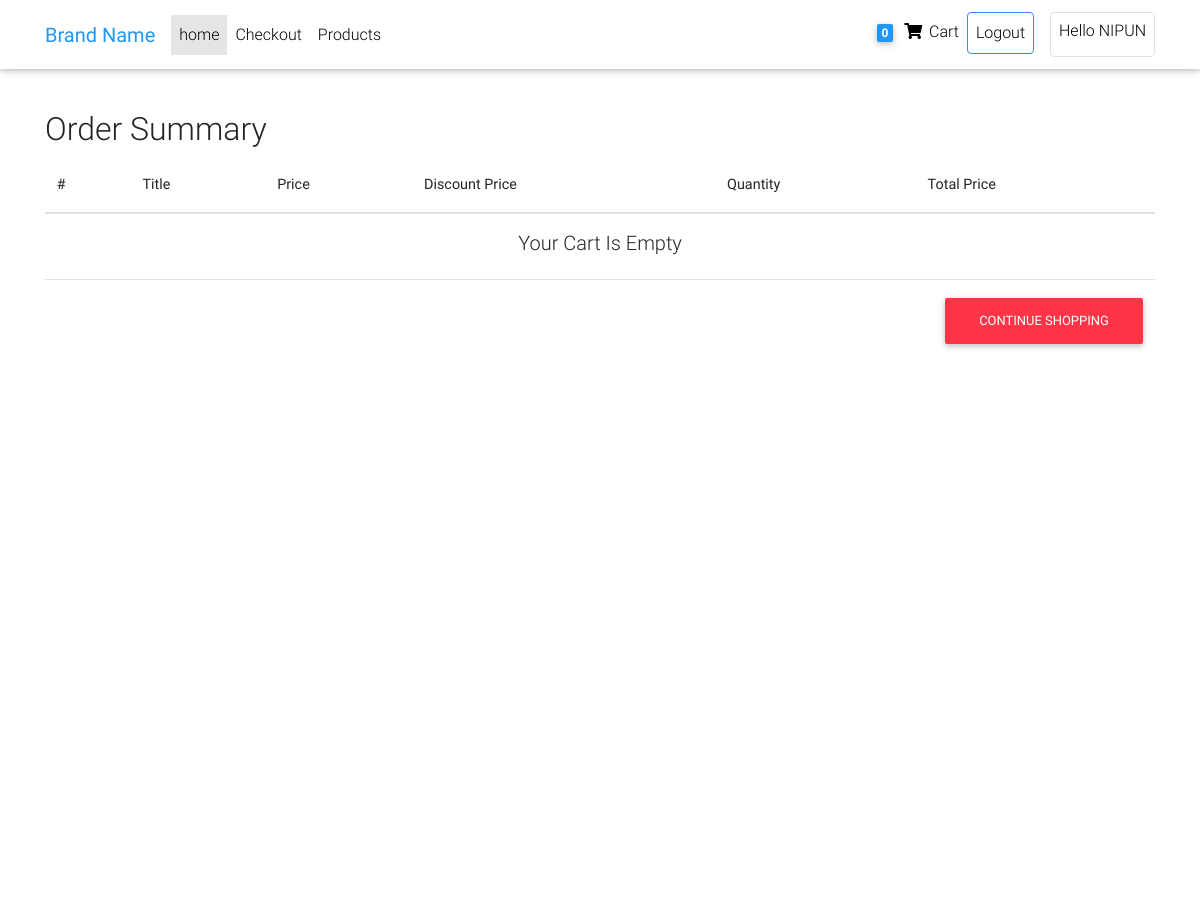
The app's page /order_summary/ (signed in, upper part), older data.
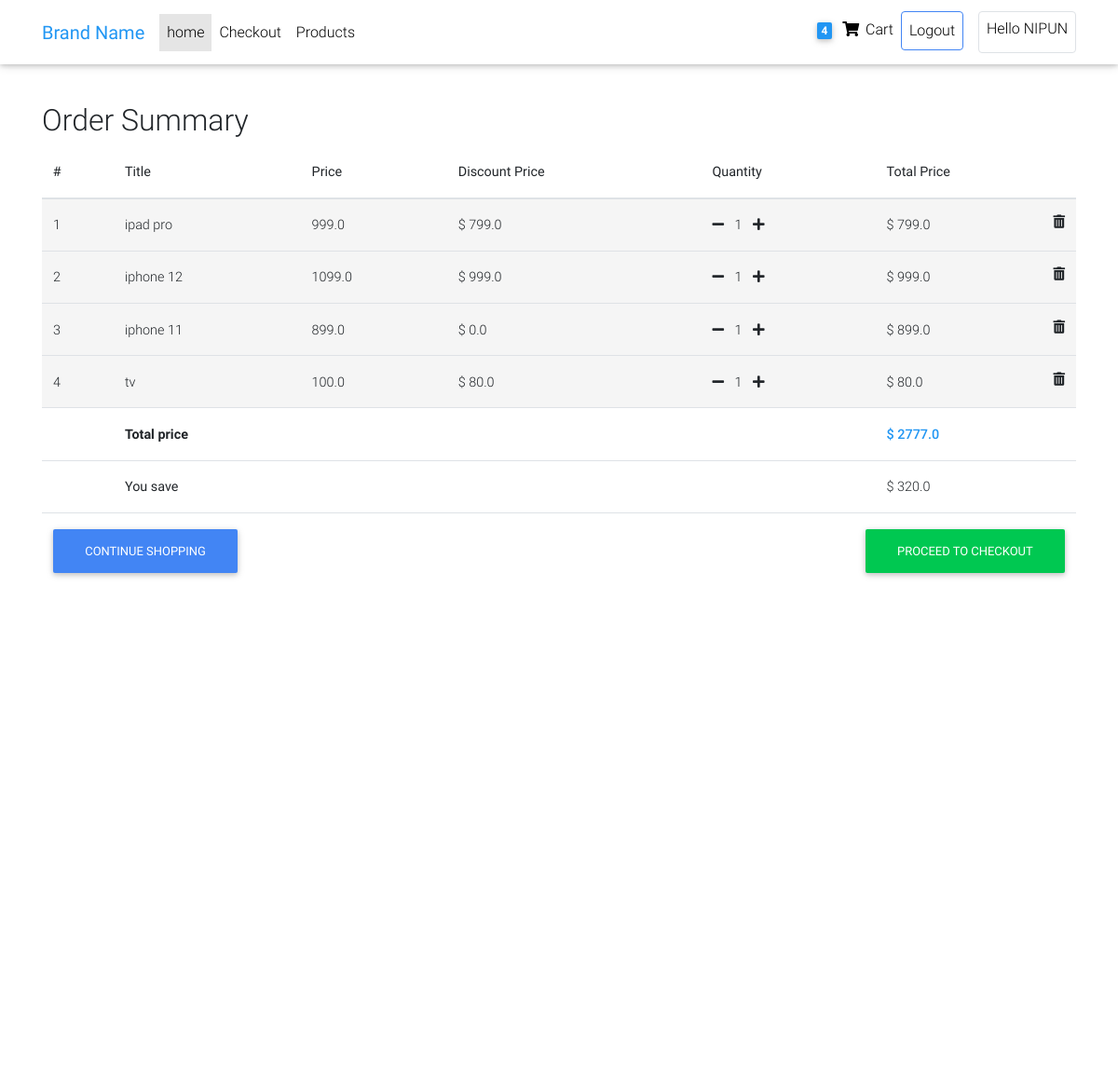
The same page, newer data.
### core/models.py (models this page shows, shortened)
class Order(models.Model):
    user=models.ForeignKey(settings.AUTH_USER_MODEL, on_delete=models.CASCADE)
    items=models.ManyToManyField(OrderItem)
    start_date=models.DateTimeField(auto_now_add=True)
    order_date=models.DateTimeField()
    ordered=models.BooleanField(default=False)
    billing_address = models.ForeignKey('BillingAddress', on_delete=models.SET_NULL, blank=True, null=True)
    def get_total(self):
        total_price = 0
        for item_price in self.items.all():
            total_price += item_price.get_final_price()
        return total_price
    def get_total_actual(self):                         # total final price
        total_price = 0
        for item_price in self.items.all():
            total_price += item_price.get_total_actual_price()
        return total_price - self.get_total()
    def get_extra_discount(self):                       # if final price is > 5000
        final_price = self.get_total()
        if final_price > 5000.0:
            return final_price - (final_price*10/100)

class OrderItem(models.Model):
    user = models.ForeignKey(settings.AUTH_USER_MODEL, on_delete=models.CASCADE)
    ordered = models.BooleanField(default=False)
    item = models.ForeignKey('Item', on_delete=models.CASCADE, null=True)
    quantity = models.IntegerField(default=1)           #gets the count of the items ordered
    def get_total_price(self):
        return self.quantity * self.item.price
    def get_total_price_discount(self):
        return self.quantity * self.item.discounted_price
    def get_final_price(self):
        if self.item.discounted_price:
            return self.get_total_price_discount()
        return self.get_total_price()
    def get_total_actual_price(self):
        return self.get_total_price()

class Item(models.Model):
    image = models.ImageField(blank=True, null=True)
    title = models.CharField(max_length=256)
    price = models.FloatField()
    discounted_price = models.FloatField(blank=True, null=True)
    description=models.TextField(blank=True, null=True)
    category = models.CharField(choices=CATEGORY_CHOICES, max_length=2)
    label = models.CharField(choices=LABEL_CHOICES, max_length=1)
    slug = models.SlugField()

### core/views.py (the view)
# urls.py: path('order_summary/', OrderSummaryView.as_view(), name='order_summary'),
class OrderSummaryView(LoginRequiredMixin, View):
    def get(self, *args, **kwargs):
        try:
            order = Order.objects.get(user = self.request.user, ordered=False)
            context = {
                'object': order,
            }
            return render(self.request, 'order_summary.html', context)
        except ObjectDoesNotExist:
            messages.error(self.request, "You do not have an active order")
            return redirect("/")

### core/templatetags/cart_template_tags.py (called while the page is built)
@register.filter
def cart_item_count(user):
    if user.is_authenticated:
        qs = Order.objects.filter(
            user=user,
            ordered=False,
        )
        if qs.exists():
            return qs[0].items.count()
    return 0

### templates/order_summary.html (shortened to what this page needs)
{% extends "base.html" %}
{% load static %}
{% block content %}
{% include 'navbar.html' %}
<main>
    <div class="container">
        <h2>Order Summary</h2>
        <div class="table-responsive text-nowrap">
            <table class="table">
                <thead>
                    <tr>
                        <th scope="col">#</th>
                        <th scope="col">Title</th>
                        <th scope="col">Price</th>
                        <th scope="col">Discount Price</th>
                        <th scope="col">Quantity</th>
                        <th scope="col">Total Price</th>
                    </tr>
                </thead>
                <tbody>
                    {% for order_item in object.items.all %}
                    <tr style="background-color: whitesmoke;">
                        <td scope="row">{{ forloop.counter }}</td>
                        <td>{{ order_item.item.title }}</td>
                        <td>{{ order_item.item.price }}</td>
                        <td>
                            {% if order_item.item.discounted_price %}
                                $ {{ order_item.item.discounted_price }}
                            {% else %}
                                $ 0.0
                            {% endif %}
                        </td>
                        <td>
                            <a href="{% url 'core:decrease_item_from_cart' order_item.item.slug %}"><i class="fas fa-minus mr-2"></i></a>
                            {{ order_item.quantity }}
                            <a href="{% url 'core:increase_item_in_cart' order_item.item.slug%}"><i class="fas fa-plus ml-2"></i></a>
                        </td>
                        <td>
                            {% if order_item.item.discounted_price %}
                                $ {{ order_item.get_total_price_discount }}
                            {% else %}
                                $ {{ order_item.get_total_price }}
                            {% endif %}
                            <a href="{% url 'core:remove_from_cart' order_item.item.slug %}">
                                <i class="fas fa-trash-alt float-right"></i>
                            </a>
                        </td>
                    </tr>
                    {% empty %}
                    <tr>
                        <td colspan="6" class="text-center">
                            <h5>Your Cart Is Empty</h5>
                        </td>
                    </tr>
                    <tr>
                    <td colspan="6">
                        <a href="{% url 'core:home' %}" class="btn btn-danger float-right">Continue Shopping</a>
                    </td>
                    </tr>
                    {% endfor %}
                    {% if object.get_total %}
                    <tr>
                        <td></td>
                        <td colspan="4" style="font-weight: 700;">Total price</td>
                        <td style="color: #2196f3; font-weight: 500;">$ {{ object.get_total }}</td>
                    </tr>
                    <tr>
                        <td></td>
                        <td colspan="4"><strong>You save</td>
                        <td>$ {{ object.get_total_actual }}</td>
                    </tr>
                    <tr>
                        <td colspan="6">
                            <a href="{% url 'core:home' %}" class="btn btn-primary">Continue Shopping</a>
                            <a href="{% url 'core:check' %}" class="btn btn-success float-right">Proceed To Checkout</a>
                        </td>
                    </tr>
                    {% endif %}
                </tbody>
            </table>
        </div>
    </div>
</main>
{% include 'footer.html' %}
{% endblock %}

### templates/navbar.html (shortened to what this page needs)
{% load cart_template_tags %}
{% load static %}
<div style="margin-top: 70px; padding: 20px;">
</div>
<nav class="navbar fixed-top navbar-expand-lg navbar-light white scrolling-navbar">
  <div class="container">
    <a class="navbar-brand waves-effect" href="{% url 'core:home' %}">
      <strong class="blue-text">Brand Name</strong>
    </a>
    <div class="collapse navbar-collapse" id="navbarSupportedContent">
          <ul class="navbar-nav mr-auto">
            <li class="nav-item active">
              <a class="nav-link waves-effect" href="{% url 'core:home' %}">home
              </a>
            </li>
            <li class="nav-item">
              <a class="nav-link waves-effect" href="{% url 'core:check' %}">Checkout</a>
            </li>
            <li class="nav-item">
              <a class="nav-link waves-effect" href="#">Products</a>
            </li>
          </ul>
          {% if request.user.is_authenticated %}
          <ul class="navbar-nav nav-flex-icons">
            <li class="nav-item">
              <a class="nav-link waves-effect" href="{% url 'core:order_summary' %}">
                <span class="badge blue z-depth-1 mr-1"> {{ request.user|cart_item_count }} </span>
                  <i class="fas fa-shopping-cart"></i>
                  <span class="clearfix d-none d-sm-inline-block"> Cart </span>
              </a>
            </li>
            <li class="nav-item">
              <a class="nav-link waves-effect border border-primary rounded" href="{% url 'account_logout' %}">Logout</a>
            </li>
            <li class="nav-item">
              <a class="nav-link waves-effect border rounded ml-3" ><h6>Hello <span style="text-transform: uppercase;">{{ user.username }}</span></h6></a>
            </li>
          </ul>
          {% else %}
          <ul class="navbar-nav nav-flex-icons">
            <li class="nav-item">
              <a class="nav-link waves-effect border border-primary rounded" href="{% url 'account_login' %}">Login</a>
            </li>
          </ul>
          {% endif %}
    </div>
  </div>
</nav>

Row changes from the older to the newer data that the page shows:
added OrderItem: item "ipad pro", item.price "999.0", item.discounted_price "799.0", quantity "1", get_total_price_discount "799.0"
added OrderItem: item "iphone 12", item.price "1099.0", item.discounted_price "999.0", quantity "1", get_total_price_discount "999.0"
added OrderItem: item "iphone 11", item.price "899.0", shows "$ 0.0", quantity "1", get_total_price "899.0"
added OrderItem: item "tv", item.price "100.0", item.discounted_price "80.0", quantity "1", get_total_price_discount "80.0"
now on this page (row unchanged): Order: get_total "2777.0", get_total_actual "320.0"
Text that changed along with them:
{{ request.user|cart_item_count }}: "0" → "4"
text no longer shown: "Your Cart Is Empty"
text now shown: "Total price $ You save $ PROCEED TO CHECKOUT"
